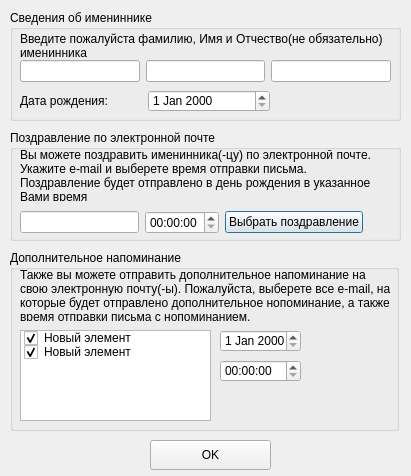
<?xml version="1.0" encoding="UTF-8"?>
<ui version="4.0">
 <class>AddDataDialog</class>
 <widget class="QDialog" name="AddDataDialog">
  <property name="enabled">
   <bool>true</bool>
  </property>
  <property name="geometry">
   <rect>
    <x>0</x>
    <y>0</y>
    <width>411</width>
    <height>476</height>
   </rect>
  </property>
  <property name="minimumSize">
   <size>
    <width>411</width>
    <height>476</height>
   </size>
  </property>
  <property name="maximumSize">
   <size>
    <width>411</width>
    <height>476</height>
   </size>
  </property>
  <property name="acceptDrops">
   <bool>false</bool>
  </property>
  <property name="windowTitle">
   <string>Добавить/Редактировать данные</string>
  </property>
  <property name="autoFillBackground">
   <bool>false</bool>
  </property>
  <property name="sizeGripEnabled">
   <bool>false</bool>
  </property>
  <property name="modal">
   <bool>false</bool>
  </property>
  <widget class="QGroupBox" name="namesDataGroup">
   <property name="geometry">
    <rect>
     <x>10</x>
     <y>10</y>
     <width>391</width>
     <height>111</height>
    </rect>
   </property>
   <property name="maximumSize">
    <size>
     <width>16777215</width>
     <height>16777215</height>
    </size>
   </property>
   <property name="title">
    <string>Сведения об имениннике</string>
   </property>
   <widget class="QWidget" name="layoutWidget">
    <property name="geometry">
     <rect>
      <x>10</x>
      <y>50</y>
      <width>371</width>
      <height>22</height>
     </rect>
    </property>
    <layout class="QHBoxLayout" name="namesDataLayout">
     <item>
      <widget class="QLineEdit" name="lastNameField">
       <property name="enabled">
        <bool>true</bool>
       </property>
       <property name="text">
        <string/>
       </property>
       <property name="frame">
        <bool>true</bool>
       </property>
      </widget>
     </item>
     <item>
      <widget class="QLineEdit" name="firstNameField"/>
     </item>
     <item>
      <widget class="QLineEdit" name="patronimicNameField"/>
     </item>
    </layout>
   </widget>
   <widget class="QWidget" name="layoutWidget">
    <property name="geometry">
     <rect>
      <x>10</x>
      <y>80</y>
      <width>250</width>
      <height>22</height>
     </rect>
    </property>
    <layout class="QHBoxLayout" name="dataLayout">
     <item>
      <widget class="QLabel" name="txtDate">
       <property name="text">
        <string>Дата рождения:</string>
       </property>
      </widget>
     </item>
     <item>
      <widget class="QDateEdit" name="dateEdit"/>
     </item>
    </layout>
   </widget>
   <widget class="QLabel" name="label">
    <property name="geometry">
     <rect>
      <x>10</x>
      <y>20</y>
      <width>381</width>
      <height>31</height>
     </rect>
    </property>
    <property name="text">
     <string>Введите пожалуйста фамилию, Имя и Отчество(не обязательно) именинника</string>
    </property>
    <property name="wordWrap">
     <bool>true</bool>
    </property>
   </widget>
  </widget>
  <widget class="QGroupBox" name="reminderDateEmailGroup">
   <property name="geometry">
    <rect>
     <x>10</x>
     <y>250</y>
     <width>389</width>
     <height>181</height>
    </rect>
   </property>
   <property name="title">
    <string>Дополнительное напоминание</string>
   </property>
   <widget class="QLabel" name="txtReminderEmail">
    <property name="geometry">
     <rect>
      <x>10</x>
      <y>20</y>
      <width>371</width>
      <height>51</height>
     </rect>
    </property>
    <property name="text">
     <string>Также вы можете отправить дополнительное напоминание на свою электронную почту(-ы). Пожалуйста, выберете все e-mail, на которые будет отправлено дополнительное нопоминание, а также время отправки письма с нопоминанием.</string>
    </property>
    <property name="wordWrap">
     <bool>true</bool>
    </property>
   </widget>
   <widget class="QListWidget" name="choiceEmailUser">
    <property name="geometry">
     <rect>
      <x>10</x>
      <y>80</y>
      <width>191</width>
      <height>91</height>
     </rect>
    </property>
    <item>
     <property name="text">
      <string>Новый элемент</string>
     </property>
     <property name="checkState">
      <enum>Checked</enum>
     </property>
    </item>
    <item>
     <property name="text">
      <string>Новый элемент</string>
     </property>
     <property name="checkState">
      <enum>Checked</enum>
     </property>
    </item>
   </widget>
   <widget class="QDateEdit" name="choiceListRemindDateUser">
    <property name="geometry">
     <rect>
      <x>210</x>
      <y>80</y>
      <width>81</width>
      <height>22</height>
     </rect>
    </property>
   </widget>
   <widget class="QTimeEdit" name="choiceListRemindTimeUser">
    <property name="geometry">
     <rect>
      <x>210</x>
      <y>110</y>
      <width>81</width>
      <height>22</height>
     </rect>
    </property>
   </widget>
  </widget>
  <widget class="QGroupBox" name="congratulationGroup">
   <property name="geometry">
    <rect>
     <x>10</x>
     <y>130</y>
     <width>391</width>
     <height>111</height>
    </rect>
   </property>
   <property name="title">
    <string>Поздравление по электронной почте</string>
   </property>
   <widget class="QLabel" name="txtReminderSender">
    <property name="geometry">
     <rect>
      <x>10</x>
      <y>20</y>
      <width>361</width>
      <height>51</height>
     </rect>
    </property>
    <property name="text">
     <string>Вы можете поздравить именинника(-цу) по электронной почте.
Укажите e-mail и выберете время отправки письма. Поздравление будет отправлено в день рождения в указанное Вами время</string>
    </property>
    <property name="wordWrap">
     <bool>true</bool>
    </property>
   </widget>
   <widget class="QWidget" name="layoutWidget">
    <property name="geometry">
     <rect>
      <x>10</x>
      <y>80</y>
      <width>343</width>
      <height>25</height>
     </rect>
    </property>
    <layout class="QHBoxLayout" name="congratulationLayout">
     <item>
      <widget class="QLineEdit" name="emailFieldSender"/>
     </item>
     <item>
      <widget class="QTimeEdit" name="choiceListHoursReminder"/>
     </item>
     <item>
      <widget class="QPushButton" name="chooseButton">
       <property name="text">
        <string>Выбрать поздравление</string>
       </property>
      </widget>
     </item>
    </layout>
   </widget>
  </widget>
  <widget class="QPushButton" name="okSaveDataButton">
   <property name="geometry">
    <rect>
     <x>150</x>
     <y>440</y>
     <width>121</width>
     <height>30</height>
    </rect>
   </property>
   <property name="minimumSize">
    <size>
     <width>40</width>
     <height>30</height>
    </size>
   </property>
   <property name="text">
    <string>OK</string>
   </property>
  </widget>
 </widget>
 <resources/>
 <connections/>
</ui>
